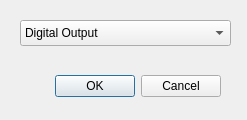
<?xml version="1.0" encoding="UTF-8"?>
<ui version="4.0">
 <class>Dialog_devadd</class>
 <widget class="QDialog" name="Dialog_devadd">
  <property name="geometry">
   <rect>
    <x>0</x>
    <y>0</y>
    <width>247</width>
    <height>120</height>
   </rect>
  </property>
  <property name="windowTitle">
   <string>Choose Device</string>
  </property>
  <property name="windowIcon">
   <iconset resource="ezlopi.qrc">
    <normaloff>:/res/icon.png</normaloff>:/res/icon.png</iconset>
  </property>
  <widget class="QDialogButtonBox" name="buttonBox">
   <property name="geometry">
    <rect>
     <x>30</x>
     <y>70</y>
     <width>191</width>
     <height>32</height>
    </rect>
   </property>
   <property name="orientation">
    <enum>Qt::Horizontal</enum>
   </property>
   <property name="standardButtons">
    <set>QDialogButtonBox::Cancel|QDialogButtonBox::Ok</set>
   </property>
  </widget>
  <widget class="QComboBox" name="comboBox_list_dev_type">
   <property name="geometry">
    <rect>
     <x>20</x>
     <y>20</y>
     <width>211</width>
     <height>26</height>
    </rect>
   </property>
   <item>
    <property name="text">
     <string>Digital Output</string>
    </property>
   </item>
   <item>
    <property name="text">
     <string>Digital Input</string>
    </property>
   </item>
   <item>
    <property name="text">
     <string>Analog Input</string>
    </property>
   </item>
   <item>
    <property name="text">
     <string>Analog Output</string>
    </property>
   </item>
   <item>
    <property name="text">
     <string>PWM</string>
    </property>
   </item>
   <item>
    <property name="text">
     <string>UART</string>
    </property>
   </item>
   <item>
    <property name="text">
     <string>One Wire</string>
    </property>
   </item>
   <item>
    <property name="text">
     <string>I2C</string>
    </property>
   </item>
   <item>
    <property name="text">
     <string>SPI</string>
    </property>
   </item>
   <item>
    <property name="text">
     <string>Other</string>
    </property>
   </item>
  </widget>
 </widget>
 <resources>
  <include location="ezlopi.qrc"/>
 </resources>
 <connections>
  <connection>
   <sender>buttonBox</sender>
   <signal>accepted()</signal>
   <receiver>Dialog_devadd</receiver>
   <slot>accept()</slot>
   <hints>
    <hint type="sourcelabel">
     <x>248</x>
     <y>254</y>
    </hint>
    <hint type="destinationlabel">
     <x>157</x>
     <y>274</y>
    </hint>
   </hints>
  </connection>
  <connection>
   <sender>buttonBox</sender>
   <signal>rejected()</signal>
   <receiver>Dialog_devadd</receiver>
   <slot>reject()</slot>
   <hints>
    <hint type="sourcelabel">
     <x>316</x>
     <y>260</y>
    </hint>
    <hint type="destinationlabel">
     <x>286</x>
     <y>274</y>
    </hint>
   </hints>
  </connection>
 </connections>
</ui>
